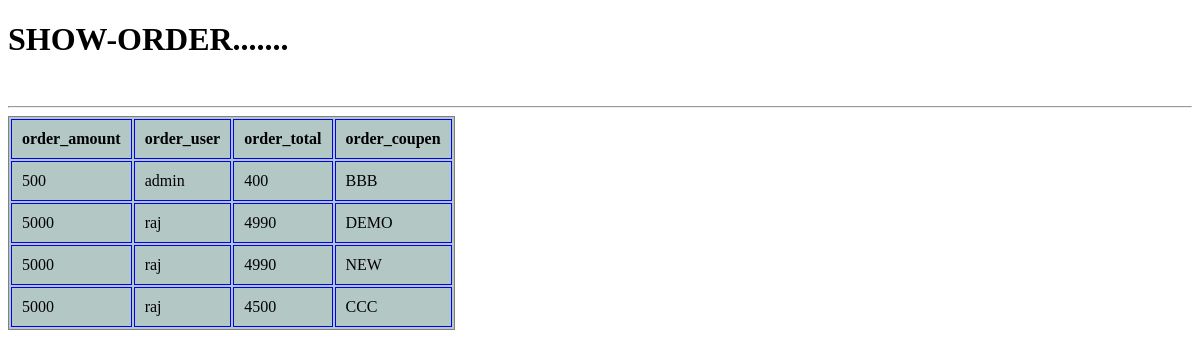
Before: /showorder/ with the older database file.
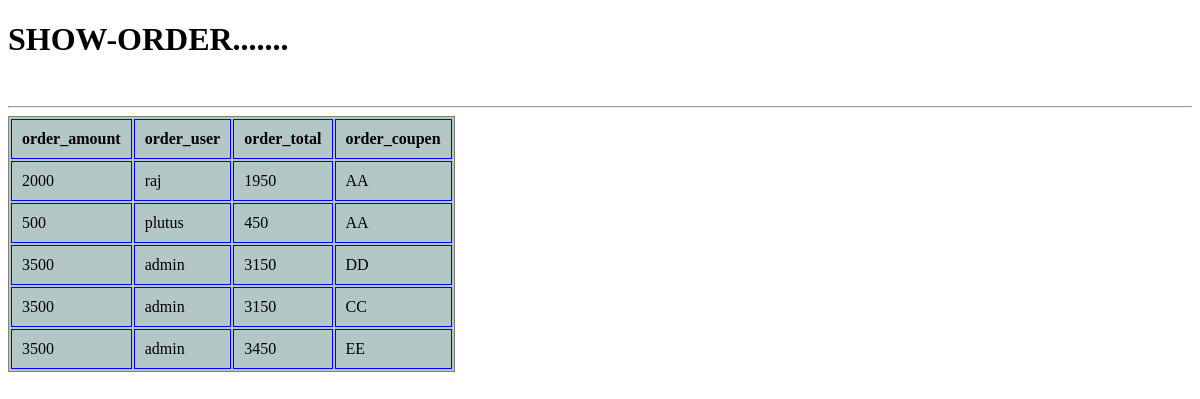
After: the same page with the newer database file.
### promoapp/models.py (models this page shows, shortened)
class Order(models.Model):
    order_amount = models.IntegerField(validators=[MinValueValidator(100), MaxValueValidator(1500000)])
    user = models.ForeignKey(UserData, on_delete=models.CASCADE, related_name='order_user')
    order_total = models.IntegerField()
    order_coupen = models.ForeignKey(Coupon, on_delete=models.CASCADE, related_name='my_coupen')
    used = models.IntegerField(default=0)

class UserData(AbstractUser):
    birth_date = models.DateField(null=True, blank=True)
    GENDER_CHOICES = (
        ('Male', 'Male'),
        ('Female', 'Female'),)
    gender = models.CharField(max_length=10, choices=GENDER_CHOICES)
    def __str__(self):
        return "{}".format(self.username)

class Coupon(models.Model):
    code = models.CharField(max_length=10, unique=True,
                            validators=[RegexValidator(
                                "^[A-Z0-9]*$", "code enter must be uppercase letters & numbers",
                            )], null=True, blank=True)
    GENDER_CHOICES = (
        ('Male', 'Male'),
        ('Female', 'Female'),)
    gender = models.CharField(max_length=7, choices=GENDER_CHOICES)
    def start_dates(start):
        sd = timezone.now()
        if start < sd:
            raise ValidationError('enter current date..')
    def end_dates(end):
        ed = timezone.now()
        if end < ed:
            raise ValidationError('enter future date....')
    start_date = models.DateTimeField(validators=[start_dates])
    end_date = models.DateTimeField(validators=[end_dates])
    discount = models.IntegerField(default=None, validators=[MaxValueValidator(100)])
    TYPE_CHOICES = [('flat', 'Flat'),
                    ('Percentage', 'percentage')]
    discounttype = models.CharField(choices=TYPE_CHOICES, default='Flat', max_length=10)
    max_coupen = models.IntegerField(null=True)
    user_limit = models.IntegerField(null=True)
    def __str__(self):
        return self.code

### promoapp/views.py (the view)
# urls.py: path('showorder/', views.showorder, name='showorder'),
def showorder(request):
    so = Order.objects.all()
    return render(request, 'order-show.html', {'so': so})

### promoapp/templates/order-show.html (shortened to what this page needs)
<!DOCTYPE html>
<html lang="en">
{% load static %}
<head>
</head>
<body>
<h1>SHOW-ORDER.......</h1><br>
<hr>
<div class="table-responsive">
    <table class="table align-middle" style="background-color:#B3C7C5">
        <thead>
        <tr>
            <th scope="col">order_amount</th>
            <th scope="col">order_user</th>
            <th scope="col">order_total</th>
            <th scope="col">order_coupen</th>
        </tr>
        </thead>
        <tbody>
        {% for val in so %}
        <tr>
            <td>{{val.order_amount}}</td>
            <td>{{val.user}}</td>
            <td>{{val.order_total}}</td>
            <td>{{val.order_coupen}}</td>
        </tr>
        {% endfor %}
        </tbody>
    </table>
</div>
</body>
</html>

Changed rows visible on the page:
removed Order: order_amount "500", user "admin", order_total "400", order_coupen "BBB"
removed Order: order_amount "5000", user "raj", order_total "4990", order_coupen "DEMO"
removed Order: order_amount "5000", user "raj", order_total "4990", order_coupen "NEW"
removed Order: order_amount "5000", user "raj", order_total "4500", order_coupen "CCC"
added Order: order_amount "2000", user "raj", order_total "1950", order_coupen "AA"
added Order: order_amount "500", user "plutus", order_total "450", order_coupen "AA"
added Order: order_amount "3500", user "admin", order_total "3150", order_coupen "DD"
added Order: order_amount "3500", user "admin", order_total "3150", order_coupen "CC"
added Order: order_amount "3500", user "admin", order_total "3450", order_coupen "EE"
